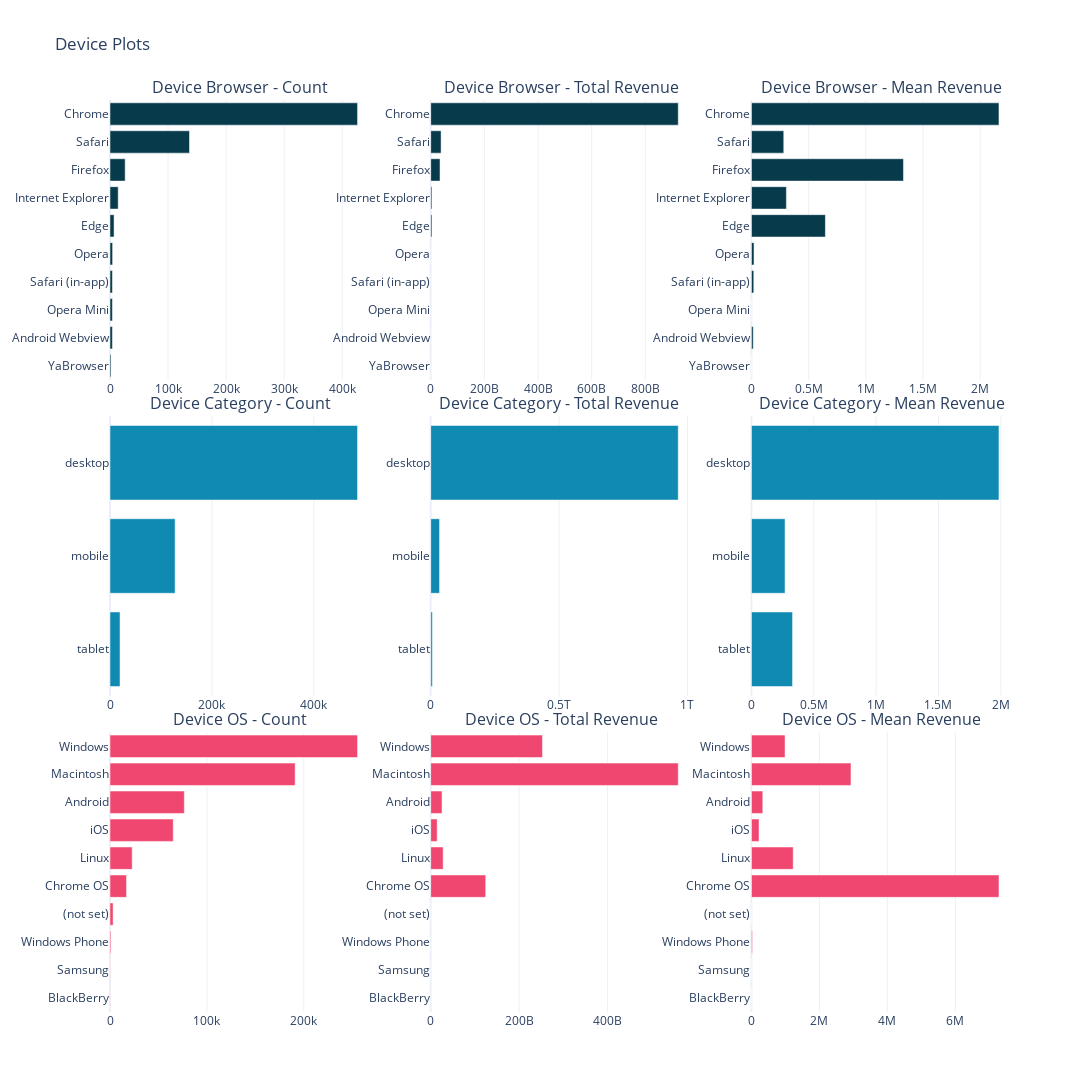

This figure's notebook cell:
### Markdown cell above
### Выручка по браузеру, девайсу и ОС

### Code cell
df_train['device_browser'].value_counts()[:10].reset_index()


def horizontal_bar_chart(cnt_srs, color):
    trace = go.Bar(
        y=cnt_srs.index[::-1],
        x=cnt_srs.values[::-1],
        showlegend=False,
        orientation = 'h',
        marker=dict(
            color=color,
        ),
    )
    return trace

# Браузер
cnt_srs = df_train.groupby('device_browser')['totals_transactionRevenue'].agg(['size', 'sum', 'mean'])
cnt_srs.columns = ["count", "total revenue", "mean"]
cnt_srs = cnt_srs.sort_values(by="count", ascending=False)
trace1 = horizontal_bar_chart(cnt_srs["count"].head(10), '#073b4c')
trace2 = horizontal_bar_chart(cnt_srs["total revenue"].head(10), '#073b4c')
trace3 = horizontal_bar_chart(cnt_srs["mean"].head(10), '#073b4c')

# Категория девайса
cnt_srs = df_train.groupby('device_deviceCategory')['totals_transactionRevenue'].agg(['size', 'sum', 'mean'])
cnt_srs.columns = ["count", "total revenue", "mean"]
cnt_srs = cnt_srs.sort_values(by="count", ascending=False)
trace4 = horizontal_bar_chart(cnt_srs["count"].head(10), '#118ab2')
trace5 = horizontal_bar_chart(cnt_srs["total revenue"].head(10), '#118ab2')
trace6 = horizontal_bar_chart(cnt_srs["mean"].head(10), '#118ab2')

# ОС
cnt_srs = df_train.groupby('device_operatingSystem')['totals_transactionRevenue'].agg(['size', 'sum', 'mean'])
cnt_srs.columns = ["count", "total revenue", "mean"]
cnt_srs = cnt_srs.sort_values(by="count", ascending=False)
trace7 = horizontal_bar_chart(cnt_srs["count"].head(10), '#ef476f')
trace8 = horizontal_bar_chart(cnt_srs["total revenue"].head(10),'#ef476f')
trace9 = horizontal_bar_chart(cnt_srs["mean"].head(10),'#ef476f')

fig = tools.make_subplots(rows=3, cols=3, vertical_spacing=0.04, 
                          subplot_titles=["Device Browser - Count", "Device Browser - Total Revenue", "Device Browser - Mean Revenue",
                                          "Device Category - Count",  "Device Category - Total Revenue ", "Device Category - Mean Revenue", 
                                          "Device OS - Count", "Device OS - Total Revenue", "Device OS - Mean Revenue"])

fig.append_trace(trace1, 1, 1)
fig.append_trace(trace2, 1, 2)
fig.append_trace(trace3, 1, 3)
fig.append_trace(trace4, 2, 1)
fig.append_trace(trace5, 2, 2)
fig.append_trace(trace6, 2, 3)
fig.append_trace(trace7, 3, 1)
fig.append_trace(trace8, 3, 2)
fig.append_trace(trace9, 3, 3)

fig['layout'].update(height=1200, width=1500, template='plotly_white',paper_bgcolor='#ffffff', title="Device Plots")
plty.iplot(fig, filename='device-plots')

### Figure 1 — Plotly figure (JSON) as saved in the notebook; plotly's stock layout.template omitted (floating-point values rounded to 4 significant figures)
{"data": [{"marker": {"color": "#073b4c"}, "orientation": "h", "showlegend": false, "type": "bar", "x": [1744, 4168, 4174, 4199, 4496, 7001, 14106, 26113, 136938, 426372], "xaxis": "x", "y": ["YaBrowser", "Android Webview", "Opera Mini", "Safari (in-app)", "Opera", "Edge", "Internet Explorer", "Firefox", "Safari", "Chrome"], "yaxis": "y"}, {"marker": {"color": "#073b4c"}, "orientation": "h", "showlegend": false, "type": "bar", "x": [0, 64860000, 0, 85850000, 101870000, 4527069968, 4314760016, 34708929936, 38712090016, 922651830064], "xaxis": "x2", "y": ["YaBrowser", "Android Webview", "Opera Mini", "Safari (in-app)", "Opera", "Edge", "Internet Explorer", "Firefox", "Safari", "Chrome"], "yaxis": "y2"}, {"marker": {"color": "#073b4c"}, "orientation": "h", "showlegend": false, "type": "bar", "x": [0, 15560.0, 0, 20450.0, 22660.0, 646600.0, 305900.0, 1329000.0, 282700.0, 2164000.0], "xaxis": "x3", "y": ["YaBrowser", "Android Webview", "Opera Mini", "Safari (in-app)", "Opera", "Edge", "Internet Explorer", "Firefox", "Safari", "Chrome"], "yaxis": "y3"}, {"marker": {"color": "#118ab2"}, "orientation": "h", "showlegend": false, "type": "bar", "x": [19655, 127793, 485762], "xaxis": "x4", "y": ["tablet", "mobile", "desktop"], "yaxis": "y4"}, {"marker": {"color": "#118ab2"}, "orientation": "h", "showlegend": false, "type": "bar", "x": [6483620000, 34443650144, 964269979856], "xaxis": "x5", "y": ["tablet", "mobile", "desktop"], "yaxis": "y5"}, {"marker": {"color": "#118ab2"}, "orientation": "h", "showlegend": false, "type": "bar", "x": [329900.0, 269500.0, 1985000.0], "xaxis": "x6", "y": ["tablet", "mobile", "desktop"], "yaxis": "y6"}, {"marker": {"color": "#ef476f"}, "orientation": "h", "showlegend": false, "type": "bar", "x": [162, 169, 947, 3215, 17073, 22900, 65263, 76696, 191061, 255463], "xaxis": "x7", "y": ["BlackBerry", "Samsung", "Windows Phone", "(not set)", "Chrome OS", "Linux", "iOS", "Android", "Macintosh", "Windows"], "yaxis": "y7"}, {"marker": {"color": "#ef476f"}, "orientation": "h", "showlegend": false, "type": "bar", "x": [0, 0, 26400000, 0, 124369520208, 28151539952, 14594990000, 25643480144, 559701549872, 252709769824], "xaxis": "x8", "y": ["BlackBerry", "Samsung", "Windows Phone", "(not set)", "Chrome OS", "Linux", "iOS", "Android", "Macintosh", "Windows"], "yaxis": "y8"}, {"marker": {"color": "#ef476f"}, "orientation": "h", "showlegend": false, "type": "bar", "x": [0, 0, 27880.0, 0, 7285000.0, 1229000.0, 223600.0, 334400.0, 2929000.0, 989200.0], "xaxis": "x9", "y": ["BlackBerry", "Samsung", "Windows Phone", "(not set)", "Chrome OS", "Linux", "iOS", "Android", "Macintosh", "Windows"], "yaxis": "y9"}], "layout": {"annotations": [{"font": {"size": 16}, "showarrow": false, "text": "Device Browser - Count", "x": 0.1444, "xanchor": "center", "xref": "paper", "y": 1, "yanchor": "bottom", "yref": "paper"}, {"font": {"size": 16}, "showarrow": false, "text": "Device Browser - Total Revenue", "x": 0.5, "xanchor": "center", "xref": "paper", "y": 1, "yanchor": "bottom", "yref": "paper"}, {"font": {"size": 16}, "showarrow": false, "text": "Device Browser - Mean Revenue", "x": 0.8556, "xanchor": "center", "xref": "paper", "y": 1, "yanchor": "bottom", "yref": "paper"}, {"font": {"size": 16}, "showarrow": false, "text": "Device Category - Count", "x": 0.1444, "xanchor": "center", "xref": "paper", "y": 0.6533, "yanchor": "bottom", "yref": "paper"}, {"font": {"size": 16}, "showarrow": false, "text": "Device Category - Total Revenue ", "x": 0.5, "xanchor": "center", "xref": "paper", "y": 0.6533, "yanchor": "bottom", "yref": "paper"}, {"font": {"size": 16}, "showarrow": false, "text": "Device Category - Mean Revenue", "x": 0.8556, "xanchor": "center", "xref": "paper", "y": 0.6533, "yanchor": "bottom", "yref": "paper"}, {"font": {"size": 16}, "showarrow": false, "text": "Device OS - Count", "x": 0.1444, "xanchor": "center", "xref": "paper", "y": 0.3067, "yanchor": "bottom", "yref": "paper"}, {"font": {"size": 16}, "showarrow": false, "text": "Device OS - Total Revenue", "x": 0.5, "xanchor": "center", "xref": "paper", "y": 0.3067, "yanchor": "bottom", "yref": "paper"}, {"font": {"size": 16}, "showarrow": false, "text": "Device OS - Mean Revenue", "x": 0.8556, "xanchor": "center", "xref": "paper", "y": 0.3067, "yanchor": "bottom", "yref": "paper"}], "height": 1200, "paper_bgcolor": "#ffffff", "title": {"text": "Device Plots"}, "width": 1500, "xaxis": {"anchor": "y", "domain": [0, 0.2889]}, "xaxis2": {"anchor": "y2", "domain": [0.3556, 0.6444]}, "xaxis3": {"anchor": "y3", "domain": [0.7111, 1]}, "xaxis4": {"anchor": "y4", "domain": [0, 0.2889]}, "xaxis5": {"anchor": "y5", "domain": [0.3556, 0.6444]}, "xaxis6": {"anchor": "y6", "domain": [0.7111, 1]}, "xaxis7": {"anchor": "y7", "domain": [0, 0.2889]}, "xaxis8": {"anchor": "y8", "domain": [0.3556, 0.6444]}, "xaxis9": {"anchor": "y9", "domain": [0.7111, 1]}, "yaxis": {"anchor": "x", "domain": [0.6933, 1]}, "yaxis2": {"anchor": "x2", "domain": [0.6933, 1]}, "yaxis3": {"anchor": "x3", "domain": [0.6933, 1]}, "yaxis4": {"anchor": "x4", "domain": [0.3467, 0.6533]}, "yaxis5": {"anchor": "x5", "domain": [0.3467, 0.6533]}, "yaxis6": {"anchor": "x6", "domain": [0.3467, 0.6533]}, "yaxis7": {"anchor": "x7", "domain": [0, 0.3067]}, "yaxis8": {"anchor": "x8", "domain": [0, 0.3067]}, "yaxis9": {"anchor": "x9", "domain": [0, 0.3067]}}}
